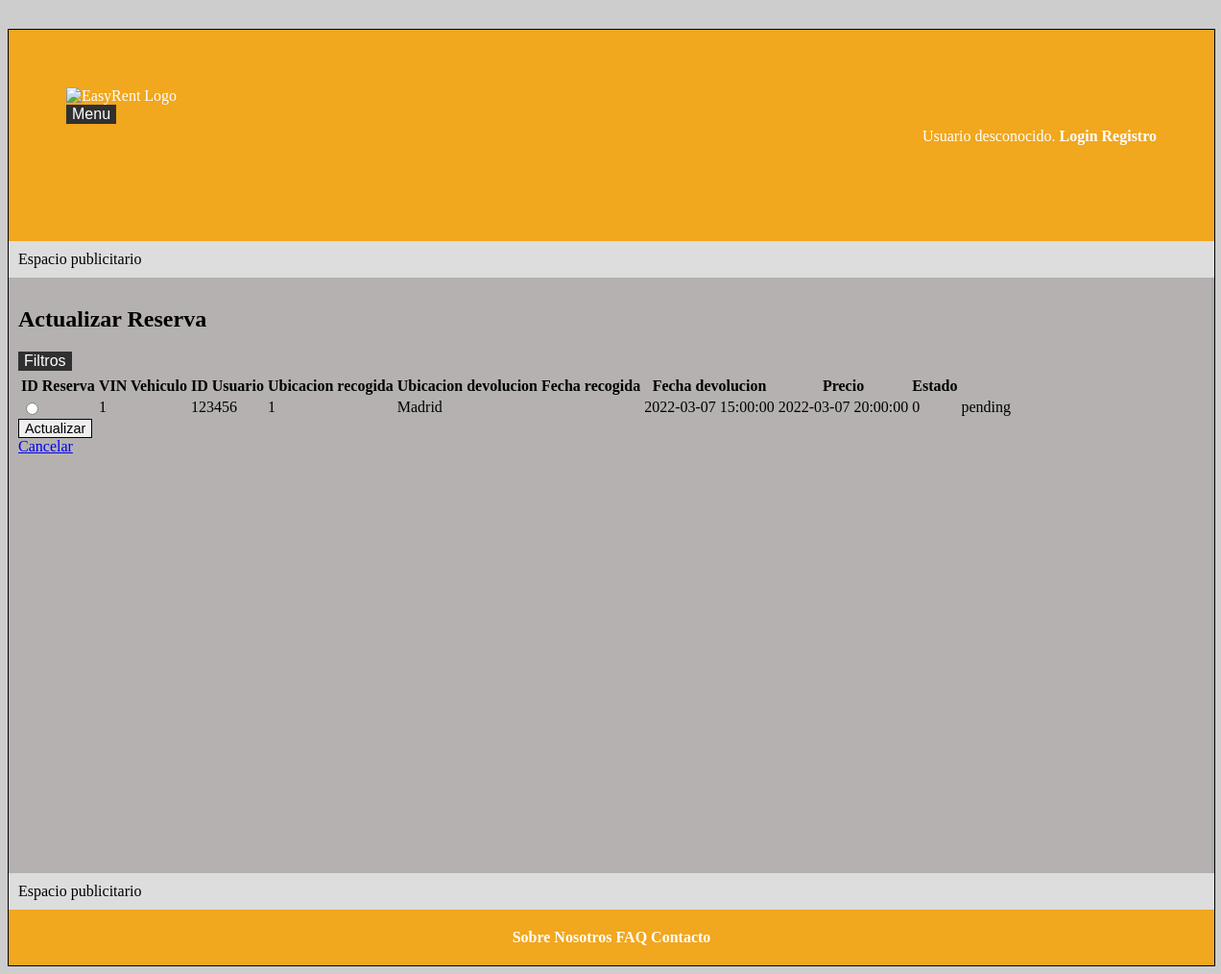
The app's page /modifyReserveAdmin.php with its own data.
### tables this page shows
create table
  Reserve (
    id serial primary key,
    vehicle bigint not null,
    user bigint unsigned not null,
    state enum ('reserved', 'pending') default 'pending',
    pickupLocation varchar(40) not null,
    returnLocation varchar(40),
    pickupTime datetime not null,
    returnTime datetime not null,
    price float,
    foreign key (vehicle) references Vehicle(vin) ON DELETE RESTRICT,
    foreign key (user) references User(u_id) ON DELETE RESTRICT,
    unique (vehicle, user, pickupTime),
    check (timediff(returnTime, pickupTime) > 0)
  );

### includes/service/lists/ReserveList.php (called while the page is built, shortened)
<?php
class ReserveList
{
    private $array;
    public function __construct($array = array())
    {
        $this->array = $array;
    }
    public function getArray()
    {
        return $this->array;
    }
    public function setArray($array)
    {
        $this->array = $array;
    }
}

### includes/persistance/entity/Reserve.php (called while the page is built, shortened)
<?php
class Reserve {
    private $id;
	private $vehicle;
    private $user;
    private $state;
    private $pickupLocation;
    private $pickupTime;
    private $returnTime;
    private $price;
    public function __construct($id = null, $vehicle, $user, $state, $pickupLocation, $returnLocation, $pickupTime, $returnTime, $price) {
        $this->id = intval($id);
        $this->vehicle = intval($vehicle);
        $this->user = intval($user);
        $this->state = $state;
        $this->pickupLocation = $pickupLocation;
        $this->pickupTime = $pickupTime;
        $this->returnTime = $returnTime;
        $this->price = floatval($price);
    }
    public function getId() {
        return $this->id;
    }
    public function getVehicle()
    {
        return $this->vehicle;
    }
    public function getUser()
    {
        return $this->user;
    }
    public function getState()
    {
        return $this->state;
    }
    public function getPickUpLocation()
    {
        return $this->pickupLocation;
    }
    public function getPickUpTime()
    {
        return $this->pickupTime;
    }
    public function getReturnTime()
    {
        return $this->returnTime;
    }
    public function getPrice()
    {
        return $this->price;
    }
}

### includes/persistance/repository/MysqlConnector.php (called while the page is built, shortened)
<?php
class MysqlConnector implements DatabaseConnection {
    private static $instance;
    private $mysqli;
    private function __construct()
    {
        $this->mysqli = null;
    }
    public static function getInstance()
    {
        if (self::$instance === null)
            self::$instance = new self;
        return self::$instance;
    }
    public function getConnection()
    {
        if ($this->mysqli == null) {
            $mysqli = new mysqli(BD_HOST, BD_USER, BD_PASS, BD_NAME, BD_PORT);
            $this->mysqli = $mysqli;
        }
        return $this->mysqli;
    }
    public function prepare($sql) {
        return self::getInstance()->getConnection()->prepare($sql);
    }
}

### includes/persistance/repository/MysqlReserveRepository.php (called while the page is built, shortened)
<?php
class MysqlReserveRepository extends AbstractMysqlRepository implements ReserveRepository {
    public function findAll() : array{
        $reservas = [];
        $sql = sprintf("select id, vehicle, user, state, pickupLocation, returnLocation, pickupTime, returnTime, price from Reserve");
        $stmt = $this->db->prepare($sql);
        $stmt->execute();
        $result = $stmt->get_result();
        while ($row = $result->fetch_assoc()) {
            $reserve = new Reserve($row['id'], $row['vehicle'], $row['user'], $row['state'], $row['pickupLocation'], $row['returnLocation'],
                $row['pickupTime'], $row['returnTime'], $row['price']);
            $reservas[] = $reserve;
        }
        return $reservas;
    }
}

### includes/service/ReserveService.php (called while the page is built, shortened)
<?php
class ReserveService {
    private $reserveRepository;
    private function __construct() {
        $this->reserveRepository = $GLOBALS['db_reserve_repository'];
    }
    public function getAllReserves() {
        return $this->reserveRepository->findAll();
    }
}

### includes/forms/FormularioModificarReserva.php (the view, shortened to what this page needs)
<?php
class FormularioModificarReserva extends Formulario {
    private $reserveService;
    private $reservesList;
    public function __construct($orderByFunction) {
        $this->reservesList = new ReserveList();
        $this->reserveService = ReserveService::getInstance();
    }
    protected function generaCamposFormulario(&$datos) {
        $htmlErroresGlobales = self::generaListaErroresGlobales($this->errores);
        $this->reservesList->setArray($this->reserveService->getAllReserves());
        $html = <<<EOS
        $htmlErroresGlobales
            <div>
            <table>
            <tr>
            <th>ID Reserva</th>
            <th>VIN Vehiculo</th>
            <th>ID Usuario</th>
            <th>Ubicacion recogida</th>
            <th>Ubicacion devolucion</th>
            <th>Fecha recogida</th>
            <th>Fecha devolucion</th>
            <th>Precio</th>
            <th>Estado</th>
        </tr>
        EOS;
        foreach($this->reservesList->getArray() as $reserve) {
            $html .= <<<EOS
                <tr>
                    <td><input type="radio" name="updatedReserveID" value="{$reserve->getId()}" required></td>
                    <td>{$reserve->getId()}</td>
                    <td>{$reserve->getVehicle()}</td>
                    <td>{$reserve->getUser()}</td>
                    <td>{$reserve->getPickUpLocation()}</td>
                    <td>{$reserve->getReturnLocation()}</td>
                    <td>{$reserve->getPickUpTime()}</td>
                    <td>{$reserve->getReturnTime()}</td>
                    <td>{$reserve->getPrice()}</td>
                    <td>{$reserve->getState()}</td>
                </tr>
            EOS;
        }
        $html .= <<<EOS
            </table>
            </div>
            <div>
                <button type="submit" name="update"> Actualizar </button>
            </div>
        EOS;
        return $html;
    }
}

### estilo.css (style rules this page uses)
body { background-color: #cdcdcd; }
input { display: block; }
button, a.boton { border: 1px solid black; font-size: 0.9em; font-family: Arial; font-weight: 400; }

### records on screen
reserve: id "1", vehicle "123456", user "1", pickupLocation "Madrid", pickupTime "2022-03-07 15:00:00", returnTime "2022-03-07 20:00:00", Price "0", state "pending"

### other values on screen
$banner "Espacio publicitario"
